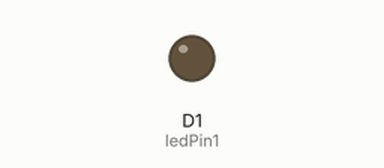
A sketch run on a simulated ESP8266 (NodeMCU). Parts: output pins drawn as LEDs (lit = HIGH). What the sketch prints to the serial monitor is not drawn.

Above: at 1.95 s.
At 11.29 s:
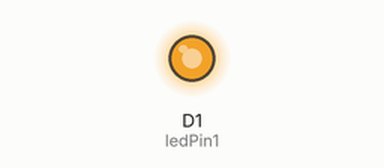
At 20.71 s:
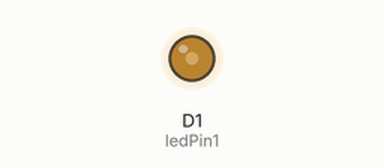
At 39.77 s:
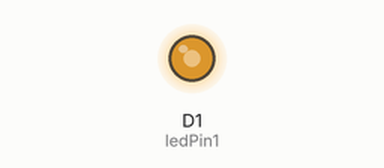
Timing chart, 0 to 40.0 s (numbered marks = the images above):
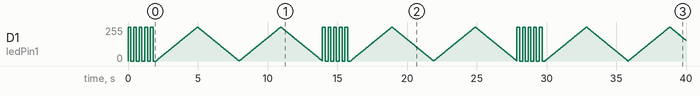

The sketch:

led.ino
```cpp
#define ledPin1 D1

void setup() {
  Serial.begin(115200);
  // put your setup code here, to run once:
  pinMode(ledPin1, OUTPUT);
}

void loop() {
 blinkFiveTimes();
 fadeTwoTimes();
}

void blinkFiveTimes()
{
  for(int i = 0; i < 5; i++) {
    digitalSet(ledPin1, HIGH);
    delay(200);
    digitalSet(ledPin1, LOW);
    delay(200);
  }
}

void fadeTwoTimes() {
  for(int i = 0; i< 2; i++)
  {
    fadeUpAndDown(ledPin1);
  }
}

// Uses analogWrite() to write a PWM signal to the output pin. Effectively, this means the LED will be dimmed.
// For an explanation on PWM: https://en.wikipedia.org/wiki/Pulse-width_modulation
void fadeUpAndDown(int ledPin) {
  for(int i = 0; i <= 1023; i++) {
    Serial.print("Setting led pin: ");
    Serial.print(ledPin);
    Serial.print(" to value: ");
    Serial.println(i);
    analogWrite(ledPin, i);
    delay(1); //Pause 1 millisecond, for effect.
  }
  for(int i = 1023; i > 0 ; i--) {
    Serial.print("Setting led pin: ");
    Serial.print(ledPin);
    Serial.print(" to value: ");
    Serial.println(i);
    analogWrite(ledPin, i);
    delay(1); //Pause 1 millisecond, for effect.
  }
}

// Uses digitalWrite() to set output pin to HIGH or LOW value. This means the Led will be on or off.
void digitalSet(int ledPin, int value){
  Serial.print("Setting led pin: ");
  Serial.print(ledPin);
  Serial.print(" to value: ");
  Serial.println(value);
  digitalWrite(ledPin, value);
}
```

Measured:
- by itself, D1 (ledPin1): 0/255 → 255/255 at 0.00 s, → 0/255 0.20 s later, → 255/255 0.20 s later, → 0/255 0.20 s later, … (2922 changes in this stretch)
